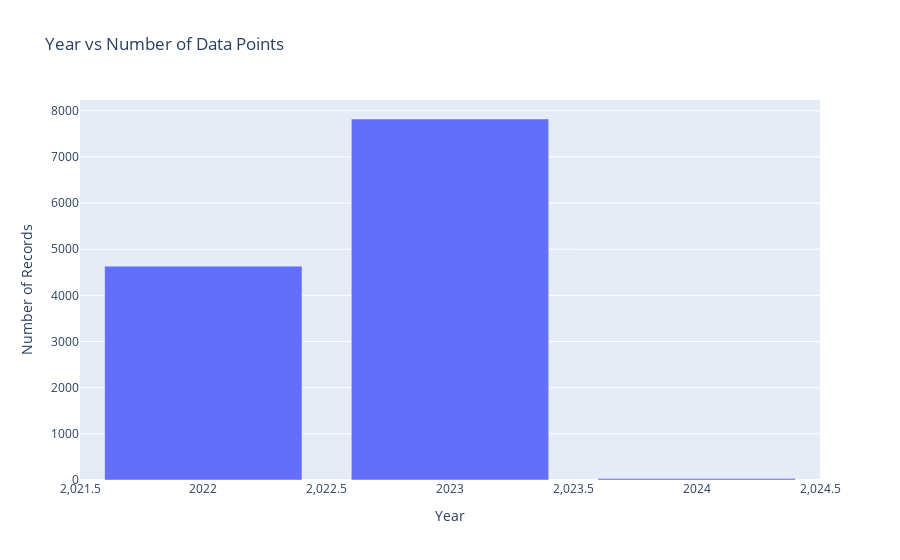

The cell this chart's notebook holds for it:
### Code cell
year_counts = (
    df["year"]
    .value_counts()
    .sort_index()
    .reset_index()
)
# Bar plot
fig = px.bar(
    year_counts,
    x="year",
    y="count",
    title="Year vs Number of Data Points",
    labels={"year": "Year", "count": "Number of Records"},
)
fig.show()

### Figure 1 — Plotly figure (JSON) as saved in the notebook; plotly's stock layout.template omitted (floating-point values rounded to 4 significant figures)
{"data": [{"hovertemplate": "Year=%{x}<br>Number of Records=%{y}<extra></extra>", "legendgroup": "", "marker": {"color": "#636efa", "pattern": {"shape": ""}}, "name": "", "orientation": "v", "showlegend": false, "textposition": "auto", "type": "bar", "x": [2022, 2023, 2024], "xaxis": "x", "y": [4633, 7821, 31], "yaxis": "y"}], "layout": {"barmode": "relative", "legend": {"tracegroupgap": 0}, "title": {"text": "Year vs Number of Data Points"}, "xaxis": {"anchor": "y", "domain": [0, 1], "title": {"text": "Year"}}, "yaxis": {"anchor": "x", "domain": [0, 1], "title": {"text": "Number of Records"}}}}
